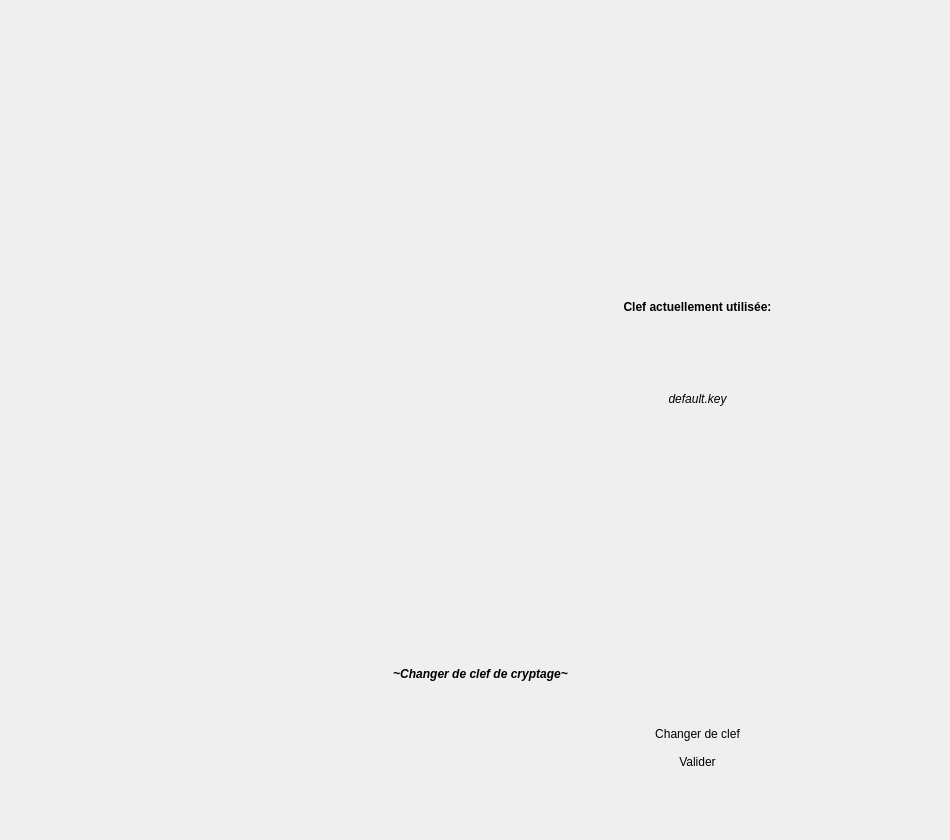
<?xml version="1.0" encoding="UTF-8"?>
<ui version="4.0">
 <class>Fenetre_authentification</class>
 <widget class="QWidget" name="Fenetre_authentification">
  <property name="geometry">
   <rect>
    <x>0</x>
    <y>0</y>
    <width>950</width>
    <height>840</height>
   </rect>
  </property>
  <property name="windowTitle">
   <string>Form</string>
  </property>
  <widget class="QWidget" name="gridLayoutWidget">
   <property name="geometry">
    <rect>
     <x>50</x>
     <y>80</y>
     <width>861</width>
     <height>693</height>
    </rect>
   </property>
   <layout class="QGridLayout" name="global">
    <item row="0" column="0" rowspan="6">
     <widget class="QLabel" name="label_2">
      <property name="text">
       <string/>
      </property>
      <property name="pixmap">
       <pixmap>Images/icon_clef_cryptage.png</pixmap>
      </property>
     </widget>
    </item>
    <item row="4" column="1">
     <widget class="QLabel" name="label_6">
      <property name="text">
       <string/>
      </property>
     </widget>
    </item>
    <item row="0" column="1">
     <widget class="QLabel" name="label_5">
      <property name="text">
       <string/>
      </property>
     </widget>
    </item>
    <item row="1" column="1">
     <widget class="QLabel" name="label_4">
      <property name="text">
       <string/>
      </property>
     </widget>
    </item>
    <item row="7" column="1">
     <widget class="QPushButton" name="bouton_changer_clef">
      <property name="enabled">
       <bool>true</bool>
      </property>
      <property name="text">
       <string>Changer de clef</string>
      </property>
      <property name="flat">
       <bool>true</bool>
      </property>
     </widget>
    </item>
    <item row="6" column="0" colspan="2">
     <widget class="QLabel" name="label_3">
      <property name="font">
       <font>
        <weight>75</weight>
        <italic>true</italic>
        <bold>true</bold>
       </font>
      </property>
      <property name="text">
       <string>~Changer de clef de cryptage~</string>
      </property>
      <property name="alignment">
       <set>Qt::AlignCenter</set>
      </property>
     </widget>
    </item>
    <item row="5" column="1">
     <widget class="QLabel" name="label_7">
      <property name="text">
       <string/>
      </property>
     </widget>
    </item>
    <item row="2" column="1">
     <widget class="QLabel" name="label">
      <property name="font">
       <font>
        <weight>75</weight>
        <bold>true</bold>
       </font>
      </property>
      <property name="text">
       <string>Clef actuellement utilisée:</string>
      </property>
      <property name="alignment">
       <set>Qt::AlignCenter</set>
      </property>
     </widget>
    </item>
    <item row="3" column="1">
     <widget class="QLabel" name="label_clef_courante">
      <property name="font">
       <font>
        <italic>true</italic>
        <underline>false</underline>
       </font>
      </property>
      <property name="text">
       <string>default.key</string>
      </property>
      <property name="alignment">
       <set>Qt::AlignCenter</set>
      </property>
     </widget>
    </item>
    <item row="8" column="1">
     <widget class="QPushButton" name="bouton_valider">
      <property name="text">
       <string>Valider</string>
      </property>
      <property name="flat">
       <bool>true</bool>
      </property>
     </widget>
    </item>
   </layout>
  </widget>
 </widget>
 <resources/>
 <connections/>
</ui>
